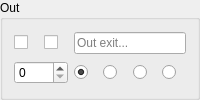
       <widget class="QGroupBox" name="groupBox_out">
        <property name="sizePolicy">
         <sizepolicy hsizetype="Preferred" vsizetype="Preferred">
          <horstretch>0</horstretch>
          <verstretch>0</verstretch>
         </sizepolicy>
        </property>
        <property name="title">
         <string>Out</string>
        </property>
        <layout class="QGridLayout" name="gridLayout_out">
         <item row="0" column="0">
          <widget class="QCheckBox" name="noroute_out">
           <property name="cursor">
            <cursorShape>PointingHandCursor</cursorShape>
           </property>
           <property name="focusPolicy">
            <enum>Qt::NoFocus</enum>
           </property>
           <property name="toolTip">
            <string>&lt;p&gt;Prevent a route being created via this exit, equivalent to an infinite exit weight.&lt;/p&gt;</string>
           </property>
           <property name="text">
            <string/>
           </property>
           <property name="checkable">
            <bool>true</bool>
           </property>
          </widget>
         </item>
         <item row="0" column="1">
          <widget class="QCheckBox" name="stub_out">
           <property name="cursor">
            <cursorShape>PointingHandCursor</cursorShape>
           </property>
           <property name="toolTip">
            <string>&lt;p&gt;Create an exit in this direction with unknown destination, mutually exclusive with an actual exit roomID.&lt;/p&gt;</string>
           </property>
           <property name="text">
            <string/>
           </property>
          </widget>
         </item>
         <item row="0" column="2" colspan="4">
          <widget class="QLineEdit" name="out">
           <property name="placeholderText">
            <string>Out exit...</string>
           </property>
          </widget>
         </item>
         <item row="1" column="0" colspan="2">
          <widget class="QSpinBox" name="weight_out">
           <property name="cursor">
            <cursorShape>SizeVerCursor</cursorShape>
           </property>
           <property name="toolTip">
            <string>&lt;p&gt;Set to a positive value to override the default (Room) Weight for using this Exit route, zero value assigns the default.&lt;/p&gt;</string>
           </property>
           <property name="maximum">
            <number>9999</number>
           </property>
          </widget>
         </item>
         <item row="1" column="2">
          <widget class="QRadioButton" name="doortype_none_out">
           <property name="cursor">
            <cursorShape>PointingHandCursor</cursorShape>
           </property>
           <property name="toolTip">
            <string>&lt;p&gt;No door symbol is drawn on 2D Map for this exit.&lt;/p&gt;</string>
           </property>
           <property name="text">
            <string/>
           </property>
           <property name="checked">
            <bool>true</bool>
           </property>
           <attribute name="buttonGroup">
            <string notr="true">doortype_out</string>
           </attribute>
          </widget>
         </item>
         <item row="1" column="3">
          <widget class="QRadioButton" name="doortype_open_out">
           <property name="cursor">
            <cursorShape>PointingHandCursor</cursorShape>
           </property>
           <property name="toolTip">
            <string>&lt;p&gt;A symbol is drawn with a green (Open) fill color on 2D Map, can be set on either a stub or a real exit.&lt;/p&gt;</string>
           </property>
           <property name="text">
            <string/>
           </property>
           <attribute name="buttonGroup">
            <string notr="true">doortype_out</string>
           </attribute>
          </widget>
         </item>
         <item row="1" column="4">
          <widget class="QRadioButton" name="doortype_closed_out">
           <property name="cursor">
            <cursorShape>PointingHandCursor</cursorShape>
           </property>
           <property name="toolTip">
            <string>&lt;p&gt;A symbol is drawn with an orange (Closed) fill color on 2D Map, can be set on either a stub or a real exit.&lt;/p&gt;</string>
           </property>
           <property name="text">
            <string/>
           </property>
           <attribute name="buttonGroup">
            <string notr="true">doortype_out</string>
           </attribute>
          </widget>
         </item>
         <item row="1" column="5">
          <widget class="QRadioButton" name="doortype_locked_out">
           <property name="cursor">
            <cursorShape>PointingHandCursor</cursorShape>
           </property>
           <property name="toolTip">
            <string>&lt;p&gt;A symbol is drawn with a red (Locked) fill color on 2D Map, can be set on either a stub or a real exit.&lt;/p&gt;</string>
           </property>
           <property name="text">
            <string/>
           </property>
           <attribute name="buttonGroup">
            <string notr="true">doortype_out</string>
           </attribute>
          </widget>
         </item>
        </layout>
       </widget>
